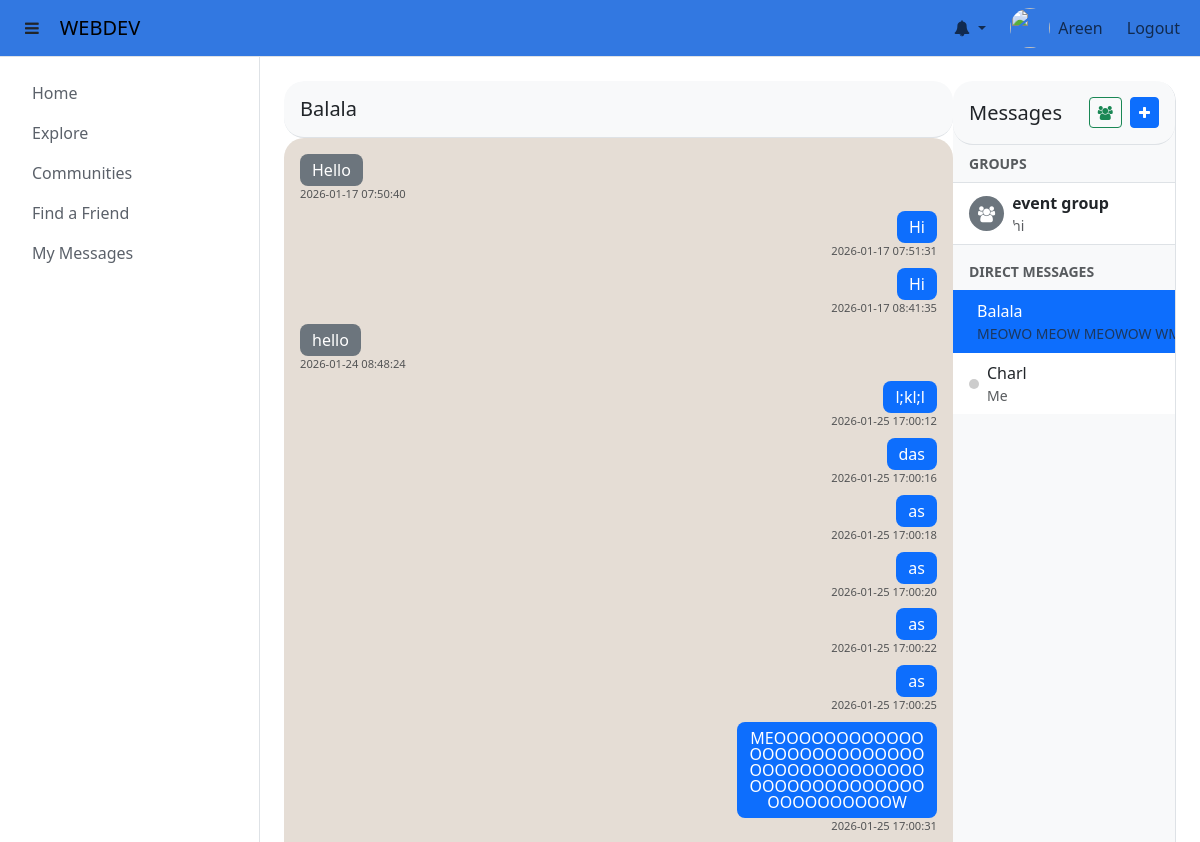
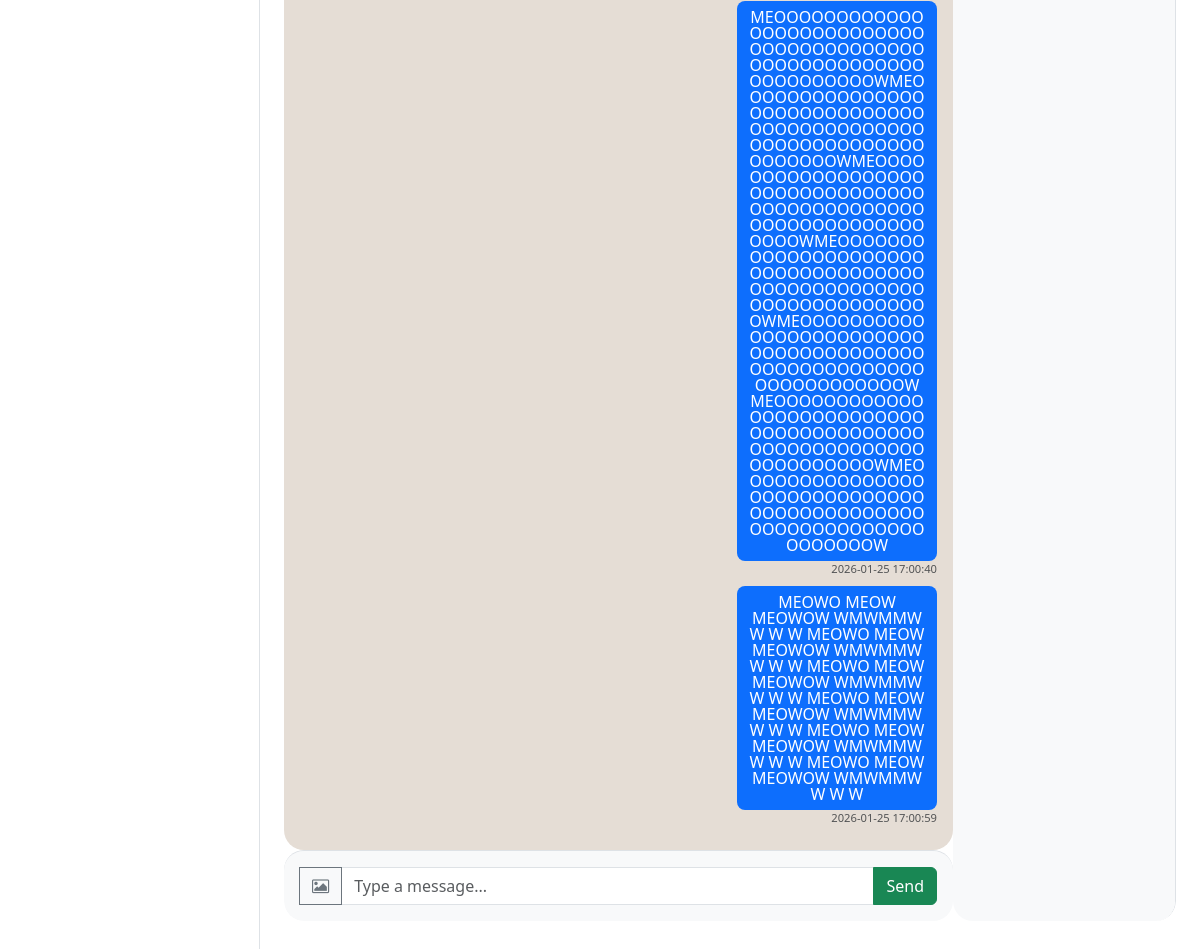
The app's page /my_messages (signed in), older data (2 pictures, top to bottom).
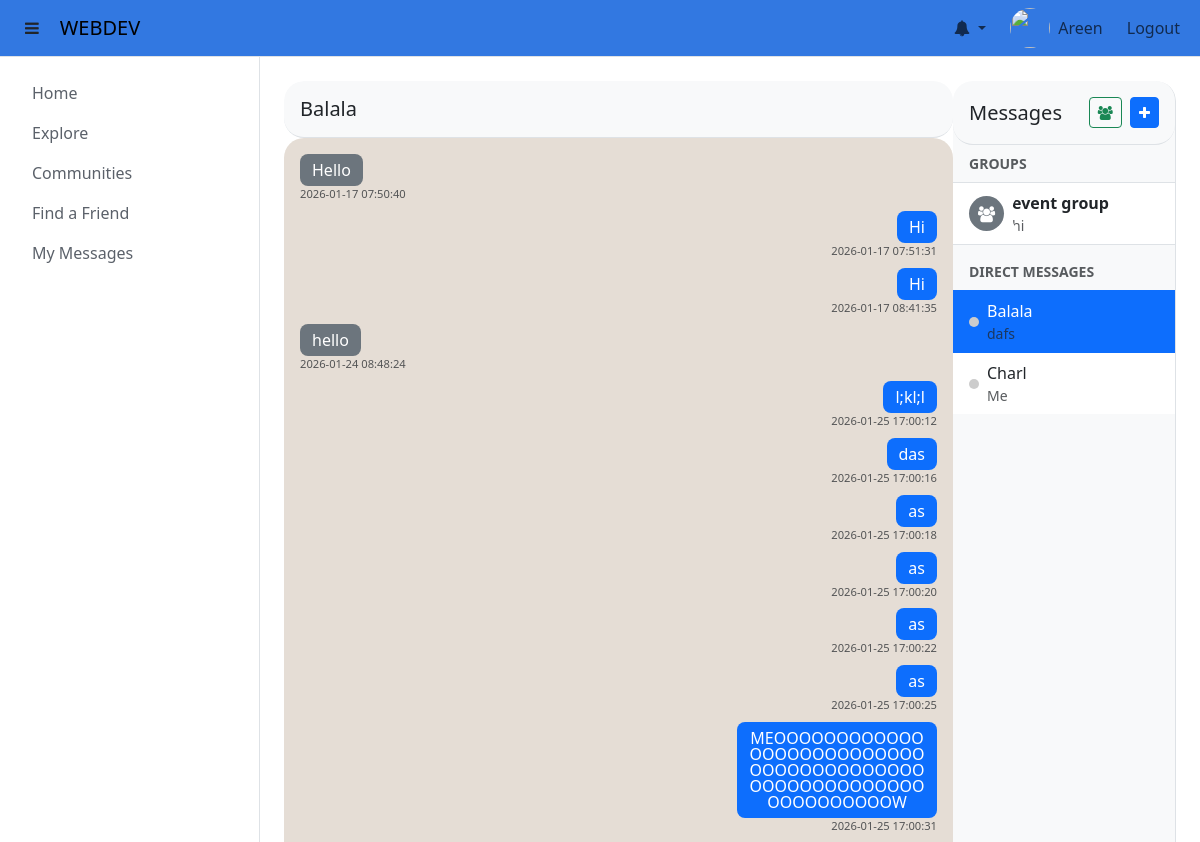
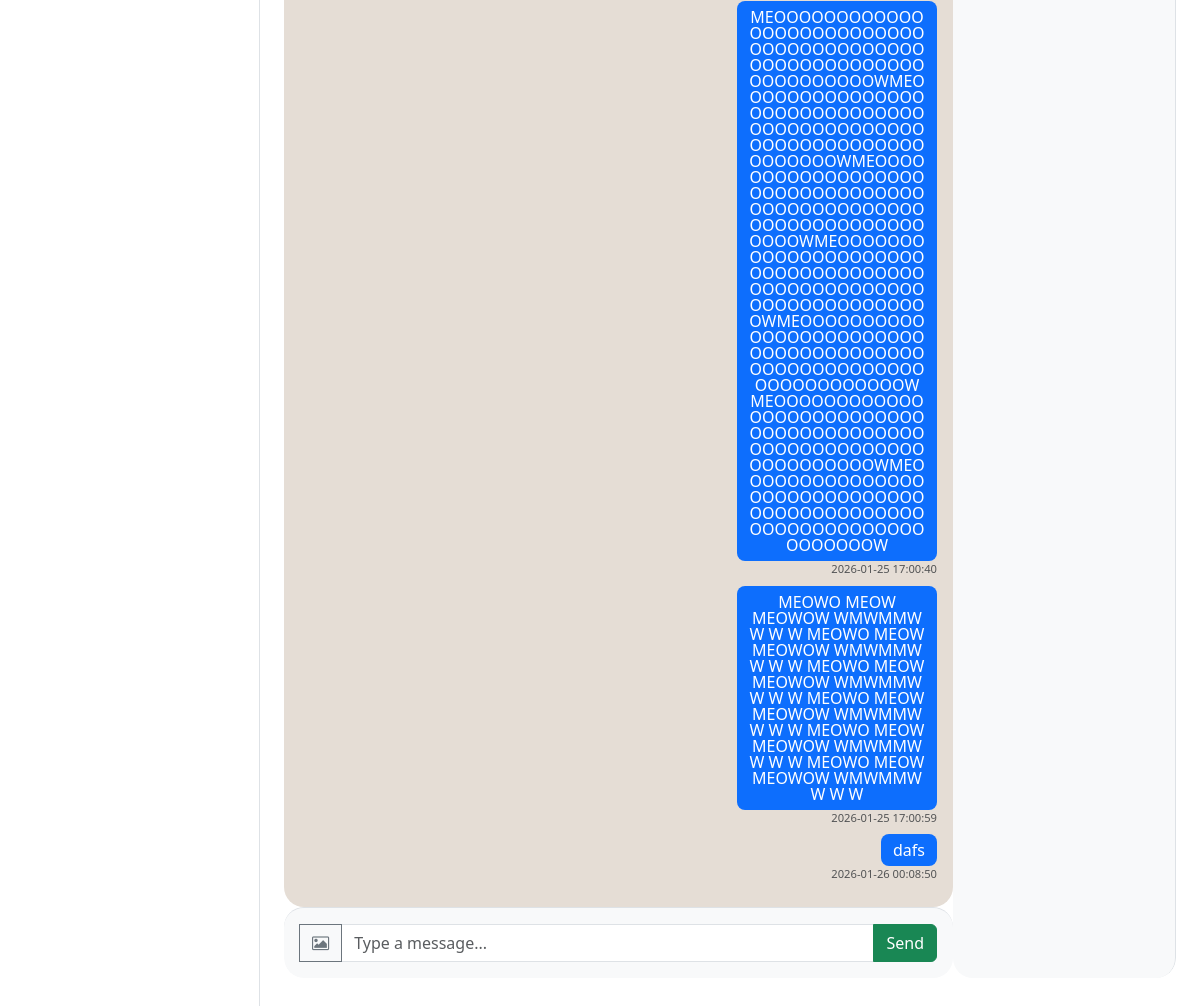
The same page, newer data (2 pictures, top to bottom).
### tables this page shows
CREATE TABLE messages (
            message_id INTEGER PRIMARY KEY AUTOINCREMENT,
            sender_id INTEGER NOT NULL,
            recipient_id INTEGER NOT NULL,
            content TEXT NOT NULL,
            created_at DATETIME DEFAULT CURRENT_TIMESTAMP,
            FOREIGN KEY(sender_id) REFERENCES users(user_id),
            FOREIGN KEY(recipient_id) REFERENCES users(user_id)
        );

CREATE TABLE group_chats (
            group_id INTEGER PRIMARY KEY AUTOINCREMENT,
            name TEXT NOT NULL,
            creator_id INTEGER NOT NULL,
            description TEXT,
            created_at DATETIME DEFAULT CURRENT_TIMESTAMP,
            FOREIGN KEY(creator_id) REFERENCES users(user_id) ON DELETE CASCADE
        );

CREATE TABLE users (
            user_id INTEGER PRIMARY KEY AUTOINCREMENT,
            username TEXT UNIQUE NOT NULL,
            password TEXT NOT NULL,
            email TEXT NOT NULL,
            phone TEXT NOT NULL,
            age INT NOT NULL
        );

### main.py (the view, shortened to what this page needs)
@app.route('/my_messages', methods=['GET', 'POST'])
def my_messages():
    if 'username' not in session:
        return redirect(url_for('login'))
    conn = get_db()
    current_user_id = conn.execute(
        "SELECT user_id FROM users WHERE username = ?", (session['username'],)
    ).fetchone()['user_id']
    chats_query = conn.execute("""
        SELECT DISTINCT u.user_id, u.username, p.display_name,
               (SELECT content
                FROM messages
                WHERE (sender_id = ? AND recipient_id = u.user_id)
                   OR (sender_id = u.user_id AND recipient_id = ?)
                ORDER BY created_at DESC LIMIT 1
               ) AS last_message,
               (SELECT MAX(created_at) FROM messages m2
                WHERE (m2.sender_id = u.user_id AND m2.recipient_id = ?)
                   OR (m2.sender_id = ? AND m2.recipient_id = u.user_id)
               ) AS last_message_time
        FROM users u
        JOIN user_profiles p ON u.user_id = p.user_id
        WHERE u.user_id IN (
            -- Users from message history
            SELECT sender_id FROM messages WHERE recipient_id = ?
            UNION
            SELECT recipient_id FROM messages WHERE sender_id = ?
            UNION
            -- Users from contacts
            SELECT contact_user_id FROM contacts WHERE user_id = ?
        )
        ORDER BY last_message_time DESC NULLS LAST, p.display_name ASC
    """, (current_user_id, current_user_id, current_user_id, current_user_id, current_user_id, current_user_id, current_user_id)).fetchall()
    chats = []
    for row in chats_query:
        chats.append({
            'user_id': row['user_id'],
            'username': row['username'],
            'display_name': row['display_name'],
            'last_message': row['last_message'] if row['last_message'] else "",
            'online': row['username'] in online_users
        })
    groups_query = conn.execute("""
        SELECT g.group_id, g.name, g.description,
               (SELECT content FROM group_messages WHERE group_id = g.group_id ORDER BY created_at DESC LIMIT 1) as last_message
        FROM group_chats g
        JOIN group_members gm ON g.group_id = gm.group_id
        WHERE gm.user_id = ?
        ORDER BY g.created_at DESC
    """, (current_user_id,)).fetchall()
    if chats:
        current_chat = chats[0]
        messages = conn.execute("""
            SELECT m.content, m.created_at, u.username AS sender_username
            FROM messages m
            JOIN users u ON m.sender_id = u.user_id
            WHERE (m.sender_id = ? AND m.recipient_id = ?)
               OR (m.sender_id = ? AND m.recipient_id = ?)
            ORDER BY m.created_at ASC
        """, (current_user_id, current_chat['user_id'], current_chat['user_id'], current_user_id)).fetchall()
    else:
        current_chat = None
        messages = []
    return render_template(
        'chat_private.html',
        messages=messages,
        chats=chats,
        groups=groups_query, # Pass groups
        current_chat=current_chat,
        recipient=current_chat  # Remmeber  this
    )

### helpers.py (called while the page is built)
def connect_db():
    sql = sqlite3.connect(DATABASE)
    sql.row_factory = sqlite3.Row
    sql.execute("PRAGMA foreign_keys = ON")
    return sql

def get_db():
    if not hasattr(g, 'sqlite3_db'):
        g.sqlite3_db = connect_db()
    return g.sqlite3_db

def get_notifications(user_id, unread_only=False):
    conn = get_db()
    query = "SELECT * FROM notifications WHERE user_id=?"
    params = [user_id]
    if unread_only:
        query += " AND is_read=0"
    query += " ORDER BY created_at DESC"
    rows = conn.execute(query, params).fetchall()
    return [dict(r) for r in rows]

def count_unread_notifications(user_id):
    conn = get_db()
    row = conn.execute("SELECT COUNT(*) AS cnt FROM notifications WHERE user_id=? AND is_read=0", (user_id,)).fetchone()
    return row['cnt']

### templates/chat_private.html (shortened to what the changed rows need)
{% extends 'base.html' %}
{% block body %}
<div style = " overflow-y: hidden;">
<div class='d-flex flex-row col-12' style="height: calc(100vh - 150px); ">
    <div class="col d-flex flex-column" style="height: 100%;">
        <div id="chat-box" class="flex-grow-1 p-3 overflow-auto" style="background-color:#e5ddd5;">
            {% if messages %}
                {% for msg in messages %}
                    <div class="mb-2 {% if msg.sender_username == username %}text-end{% else %}text-start{% endif %}">
                        {% if '[IMAGE]' in msg.content %}
                             <img src="{{ msg.content.replace('[IMAGE]', '') }}" style="max-width:200px; border-radius:8px;">
                        {% else %}
                        <span class="badge chat-bubble {% if msg.sender_username == username %}bg-primary{% else %}bg-secondary{% endif %} c"
                            style="font-size: 1rem; font-weight: normal; padding: 8px 12px;
                                    max-width: 200px; display: inline-block;
                                    word-wrap: break-word; overflow-wrap: break-word;">
                            {{ msg.content }}
                        </span>
                        {% endif %}
                        <div class="text-muted small" style="font-size:0.7rem;">
                            {{ msg.created_at }}
                        </div>
                    </div>
                {% endfor %}
            {% else %}
                <div class="text-center text-muted mt-5">
                    <p>No messages yet. Say hello!</p>
                </div>
            {% endif %}
        </div>
    </div>
    <div class="border-end col-lg-3 col-md-5" style="background-color:#f8f9fa; overflow-y:auto; height: 100%;">
        <ul class="list-group list-group-flush" id="chatsList">
            {% if groups %}
                {% for group in groups %}
                <li class="list-group-item list-group-item-action d-flex align-items-center"
                    style="cursor:pointer;"
                    onclick="loadGroupChat({{ group.group_id }}, '{{ group.name }}')">
                    <div class="bg-secondary rounded-circle d-flex align-items-center justify-content-center me-2" style="width:35px; height:35px; color:white;">
                        <i class="fa fa-users"></i>
                    </div>
                    <div class="flex-grow-1 overflow-hidden">
                        <div class="d-flex justify-content-between align-items-center">
                            <strong>{{ group.name }}</strong>
                        </div>
                        <small class="text-muted d-block text-truncate">{{ group.last_message or 'No messages yet' }}</small>
                    </div>
                </li>
                {% endfor %}
            {% endif %}
            {% if chats %}
                {% for chat in chats %}
                <li class="list-group-item list-group-item-action d-flex align-items-center {% if recipient and chat.username == recipient.username %}active{% endif %}"
                    style="cursor:pointer;"
                    onclick="window.location.href='/chat/{{ chat.username }}'">
                    <span class="rounded-circle me-2"
                          style="width:10px; height:10px; background-color: {% if chat.online %}#0f0{% else %}#ccc{% endif %}; display:inline-block;"></span>
                    <div class="flex-grow-1">
                        <div>{{ chat.display_name }}</div>
                        <small class="text-muted d-block text-truncate">{{ chat.last_message }}</small>
                    </div>
                </li>
                {% endfor %}
            {% else %}
                <li class="list-group-item text-center text-muted py-3">No contacts yet.</li>
            {% endif %}
        </ul>
    </div>
</div>
</div>
{% endblock %}

Row changes from the older to the newer data that the page shows:
added messages: content "dafs", created_at "2026-01-26 00:08:50"
computed for users "Balala": last_message "MEOWO MEOW MEOWOW…" → "dafs"
